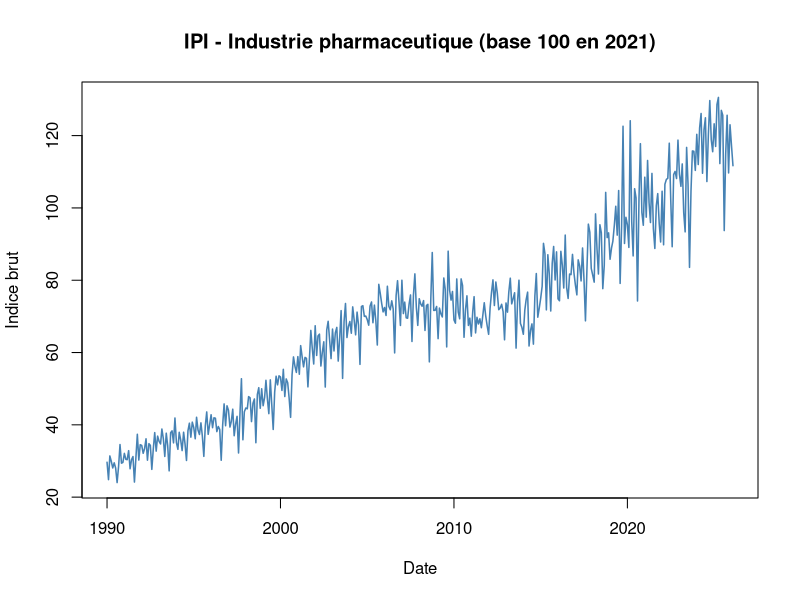

Source code (R):
## ---- chunk 1
data_raw <- read.csv("valeurs_mensuelles.csv", 
                     sep = ";",
                     header = TRUE,
                     stringsAsFactors = FALSE)

head(data_raw)
## ---- chunk 2
# Chargement en sautant les 4 lignes d'en-tête INSEE
data_raw <- read.csv("valeurs_mensuelles.csv",
                     sep = ";", header = FALSE, skip = 4,
                     stringsAsFactors = FALSE)

# Renommer les colonnes
colnames(data_raw) <- c("date", "ipi", "code")

# Convertir les colonnes
data_raw$date <- as.Date(paste0(data_raw$date, "-01"))  # "2026-02" -> "2026-02-01"
data_raw$ipi  <- as.numeric(data_raw$ipi)

# Trier par ordre chronologique
data_raw <- data_raw[order(data_raw$date), ]

# Graphique
plot(data_raw$date, data_raw$ipi,
     type = "l", col = "steelblue", lwd = 1.5,
     main = "IPI - Industrie pharmaceutique (base 100 en 2021)",
     xlab = "Date", ylab = "Indice brut")
